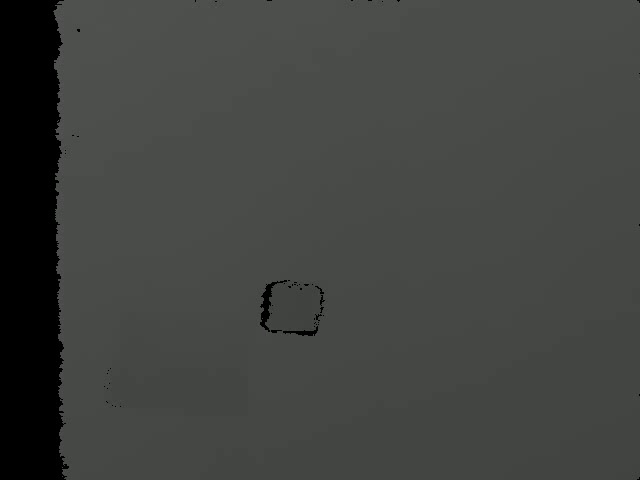
#> input picture data/temp/result_0sec.jpg, 640 x 480 px, found by its file name
$ python depth7.py
#> lines starting #> are read from the running program, lines starting #| are printed output that depends on the picture; after the words box and inside, x2 and y2 are one past the last pixel; in counts of white or black regions, pixels touching at a corner belong together
#グリッド線を引く

import cv2

fname0 = "./data/temp/result_0sec.jpg"
fname40 = "./data/temp/result_40sec.jpg"

y_step=20 #高さ方向のグリッド間隔(px)
x_step=20 #幅方向のグリッド間隔(px)

img0 = cv2.imread(fname0) #画像を読み出しオブジェクトimg0に代入
#> img0 is the input picture: shape (480, 640, 3); mean B, G, R 63.9, 66.6, 64.8
img40 = cv2.imread(fname40) #画像を読み出しオブジェクトimg40に代入
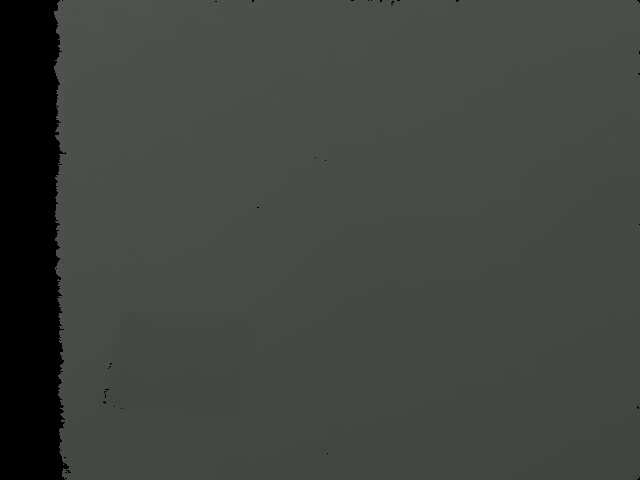
#> input picture data/temp/result_40sec.jpg, 640 x 480 px, found by its file name
#> img40 is the input picture: shape (480, 640, 3); mean B, G, R 64.2, 66.9, 65.1

#オブジェクトimgのshapeメソッドの1つ目の戻り値(画像の高さ)をimg_yに、2つ目の戻り値(画像の幅)をimg_xに
img0_y,img0_x=img0.shape[:2]
#> img0_y = 480; img0_x = 640
img40_y,img40_x=img40.shape[:2]
#> img40_y = 480; img40_x = 640

#横線を引く
img0[y_step:img0_y:y_step, :, :] = 255
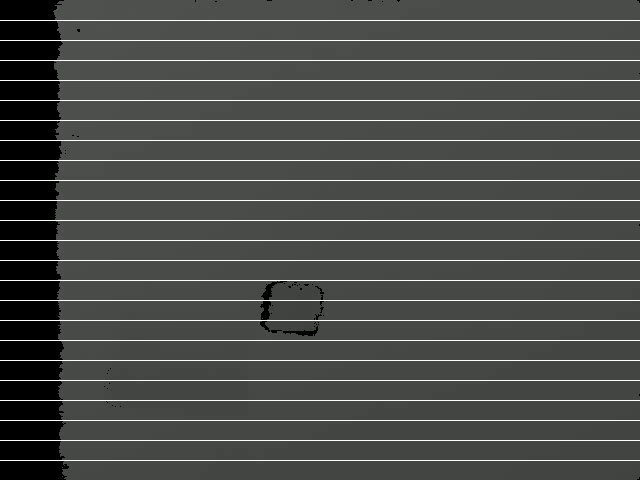
#> img0: shape (480, 640, 3); 4.79% of pixels changed, all inside (x1, y1, x2, y2) = (0, 20, 640, 461)
img40[y_step:img40_y:y_step, :, :] = 255
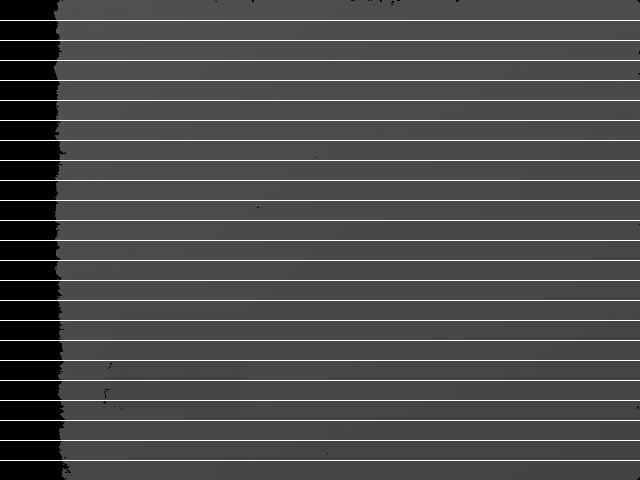
#> img40: shape (480, 640, 3); 4.79% of pixels changed, all inside (x1, y1, x2, y2) = (0, 20, 640, 461)
#縦線を引く
img0[:, x_step:img0_x:x_step, :] = 255
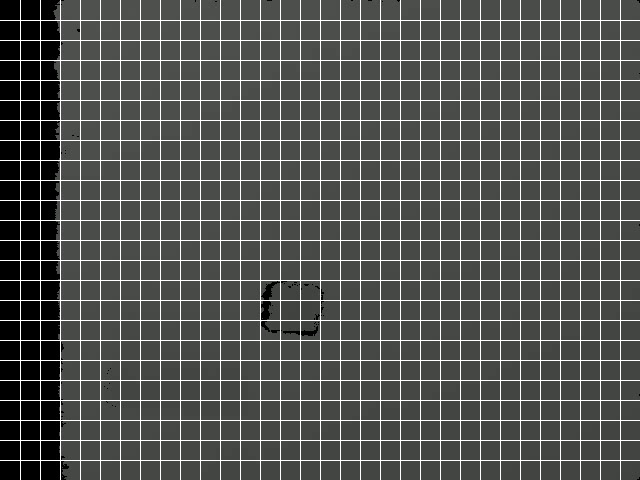
#> img0: shape (480, 640, 3); 4.61% of pixels changed, all inside (x1, y1, x2, y2) = (20, 0, 621, 480)
img40[:, x_step:img40_x:x_step, :] = 255
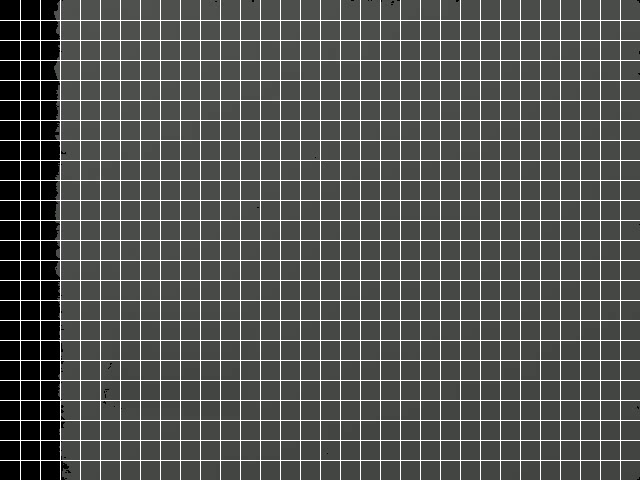
#> img40: shape (480, 640, 3); 4.61% of pixels changed, all inside (x1, y1, x2, y2) = (20, 0, 621, 480)

cv2.imwrite('./data/temp/0sec_grid.png',img0) #img0を保存
cv2.imwrite('./data/temp/40sec_grid.png',img40) #img40を保存
